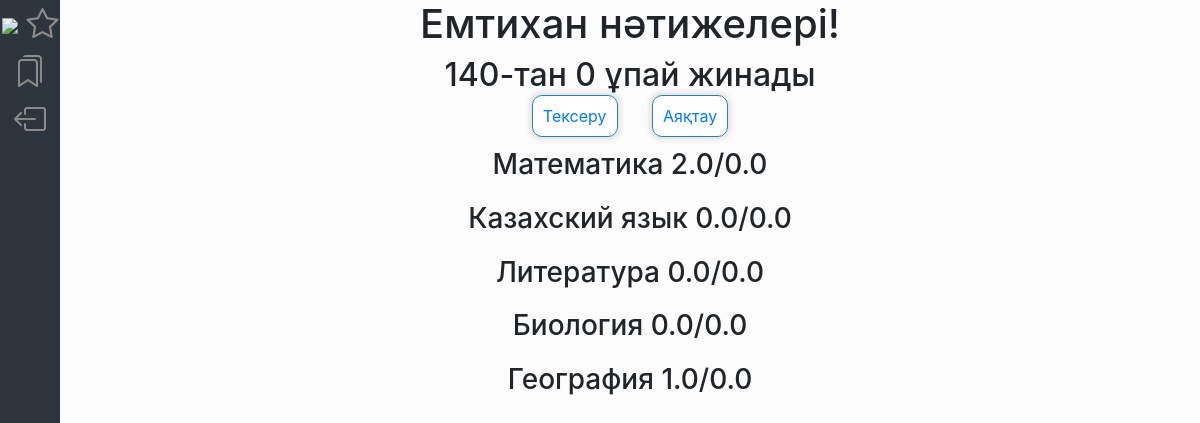
The app's page /results/1/ with its own data.
### exam/models.py (models this page shows, shortened)
class ExamSubject(models.Model):
    name = models.CharField(max_length=50)
    class Meta:
        verbose_name = "Предмет ЕНТ"
        verbose_name_plural = "Предметы ЕНТ"

### exam/views.py (the view)
# urls.py: path('results/<int:exam_id>/', results),
def results(request, exam_id):
    exam_ = Exam.objects.get(id=exam_id)
    if total_seconds(exam_.end_time) + 6 * 3600 > total_seconds(datetime.datetime.now()):
        return HttpResponseRedirect(f"http://127.0.0.1:8000/{exam_id}/")
    data = get_right(exam_id)
    exam_data = {"variants": data[2], "total": data[1], "points": data[0], "exam_id": exam_id}
    return render(request, "results.html", exam_data)

### exam/api.py (called while the page is built)
def total_seconds(time):
    return (((time.year * 365 + time.day) * 24 + time.hour) * 60 + time.minute) * 60 + time.second

### exam/models.py (called while the page is built)
    def get_results(self, variant=0):
        variants = [self.subject_1_variant_id,
                    self.subject_2_variant_id,
                    self.subject_3_variant_id,
                    self.subject_4_variant_id,
                    self.subject_5_variant_id]
        if variant in range(1, 6):
            variants = [variants[variant - 1]]
        gotten = 0
        total = 0
        for variant in variants:
            try:
                variant = Variant.objects.get(id=variant)
            except Variant.DoesNotExist:
                continue
            for question in Question.objects.filter(var=variant):
                res = list(question.points(self.id))
                gotten += res[0]
                total += res[1]
        return [gotten, total/2]

### exam/templates/results.html (shortened to what this page needs)
{% load static %}
<!DOCTYPE html>
<html lang="en">
<head>
	<link rel="stylesheet" href="https://stackpath.bootstrapcdn.com/bootstrap/4.5.2/css/bootstrap.min.css">
	<link rel="stylesheet" href={% static "css/style.css" %}>
    <link rel="stylesheet" href="https://cdn.jsdelivr.net/npm/bootstrap-icons@1.3.0/font/bootstrap-icons.css">
</head>
<body style="margin: 0;">
    {% include "navigation.html" %}
	<div id="vue-container">
        <h1 align="center">Емтихан нәтижелері!</h1>
        <h2 align="center">140-тан {{ points }} ұпай жинады</h2>
        <div style="width: fit-content; margin: 10px auto 10px;">
            <a href="http://127.0.0.1:8000/detail_results/{{ exam_id }}/" class="label label-highlight link" style="width: 300px">Тексеру</a>
            <a href="http://127.0.0.1:8000" class="label label-highlight link" style="width: 300px">Аяқтау</a>
        </div>
        {% for variant in variants %}
            <h3 align="center">{{ variant.name }}  {{ variant.total }}/{{ variant.points }}</h3>
        {% endfor %}
    </div>
</body>
</html>

### exam/static/css/style.css (style rules this page uses)
body { margin: 0; -ms-user-select: none; -moz-user-select: none; -khtml-user-select: none; -webkit-user-select: none; }
h3 { margin: 20px; }
#vue-container { background-color: rgba(0,0,0,0.01); width: 95%; right: 0; height: 100%; position: absolute; overflow: auto; }
.label { box-shadow: 0 0 5px 3px rgba(0, 0, 0, 0.1); border-radius: 10px; text-align: center; padding: 10px; margin: 15px; transition: 0.5s ease; background-color: white; }
.label-highlight { border: 1px solid #2587a8; }

### records on screen
ExamSubject: name "Математика"
ExamSubject: name "Казахский язык"
ExamSubject: name "Литература"
ExamSubject: name "Биология"
ExamSubject: name "География"

### other values on screen
{{ points }} "0"
{{ variant.total }} "2.0" "0.0" "0.0" "0.0" "1.0"
{{ variant.points }} "0.0" "0.0" "0.0" "0.0" "0.0"
